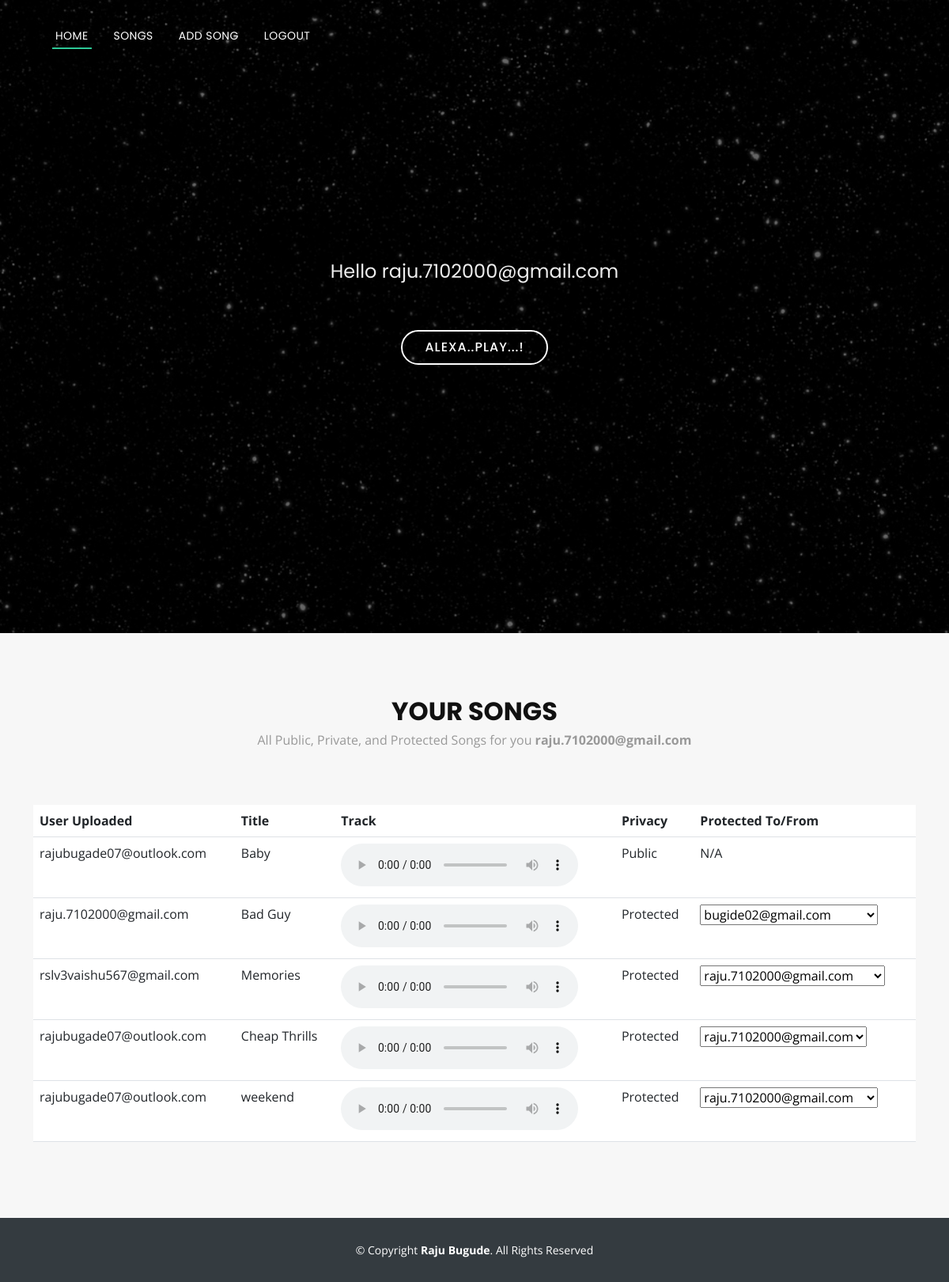
/songs/ (signed in), run on the app's committed database.
### music_app/models.py (models this page shows, shortened)
class Song(models.Model):
    PRIVACY_CHOICES = (
        ('public', 'Public'),
        ('private', 'Private'),
        ('protected', 'Protected'),
    )
    user = models.ForeignKey(User, on_delete=models.CASCADE)
    title = models.CharField(max_length=100)
    artist = models.CharField(max_length=100)
    audio_file = models.FileField(upload_to='songs/')
    privacy = models.CharField(max_length=10, choices=PRIVACY_CHOICES)
    allowed_users = models.ManyToManyField(User, related_name='allowed_songs')

### music_app/views.py (the view)
# urls.py: path('songs/', views.songs, name='songs'),
def songs(request):
    if request.user.is_authenticated:
        songs_data = Song.objects.filter(
            Q(user=request.user) | Q(privacy='public') | Q(privacy='protected', allowed_users=request.user)
        ).distinct()  # Add distinct() to remove duplicate songs
        allowed_emails = (
            Song.objects.filter(privacy='protected', allowed_users=request.user)
            .values_list('allowed_users__email', flat=True)
            .distinct()
        )
    else:
        songs_data = Song.objects.filter(privacy='public')
        allowed_emails = []
    user = request.user
    context = {'songs_data': songs_data, 'user': user, 'allowed_emails': allowed_emails}
    return render(request, 'songs.html', context)

### templates/songs.html (shortened to what this page needs)
{% extends 'base.html' %}
{% block content %}
<h2>Hello {{ user.email }}</h2>
<a href="/songs/#portfolio" class="btn-get-started">Alexa..Play...!</a>
{% endblock content %}
{% block body %}
<section id="portfolio" class="portfolio">
  <div class="container" data-aos="fade-up">
    <div class="section-header">
      <h3 class="section-title">Your Songs</h3>
      <p class="section-description">
        All Public, Private, and Protected Songs for you
        <strong>{{ user.email }}</strong>
      </p>
    </div>
    <table class="table">
      <thead>
        <tr>
          <th>User Uploaded</th>
          <th>Title</th>
          <th>Track</th>
          <th>Privacy</th>
          <th>Protected To/From</th>
        </tr>
      </thead>
      <tbody>
        {% load custom_tags %}
        {% for song in songs_data %}
        <tr>
          <td>{{ song.user.email }}</td>
          <td>{{ song.title }}</td>
          <td>
            <audio controls>
              {% if song.audio_file %}
              <source src="{{ song.audio_file.url }}" type="audio/mpeg" />
              {% endif %} Your browser does not support the audio element.
            </audio>
          </td>
          <td>{{ song.get_privacy_display }}</td>
          <td>
            {% if song.privacy == 'protected' and song.allowed_users.all %}
              <select>
                {% for user in song.allowed_users.all %}
                  <option value="{{ user.email }}">{{ user.email }}</option>
                {% endfor %}
              </select>
            {% else %}
              N/A
            {% endif %}
          </td>
        </tr>
        {% endfor %}
      </tbody>
    </table>
  </div>
</section>
{% endblock body %}

### static/assets/css/style.css (style rules this page uses)
body { background: #fff; color: #666666; font-family: "Open Sans", sans-serif; }
a { color: #2dc997; text-decoration: none; }
p { padding: 0; margin: 0 0 30px 0; }
h1, h2, h3, h4, h5, h6 { font-family: "Poppins", sans-serif; font-weight: 400; margin: 0 0 20px 0; padding: 0; }
#hero h2 { color: #eee; margin-bottom: 50px; font-size: 24px; }
#hero .btn-get-started { font-family: "Poppins", sans-serif; text-transform: uppercase; font-weight: 500; font-size: 16px; letter-spacing: 1px; display: inline-block; padding: 8px 28px; border-radius: 50px; transition: 0.5s; margin: 10px; border: 2px solid #fff; color: #fff; }
section { overflow: hidden; }
.section-header .section-title { font-size: 32px; color: #111; text-transform: uppercase; text-align: center; font-weight: 700; margin-bottom: 5px; }
.section-header .section-description { text-align: center; padding-bottom: 40px; color: #999; }
#portfolio { background: #f7f7f7; padding: 80px 0; }

### data on the page
Song: user.email "rajubugade07@outlook.com", title "Baby", privacy "Public", shows "N/A"
Song: user.email "raju.7102000@gmail.com", title "Bad Guy", privacy "Protected"
Song: user.email "rslv3vaishu567@gmail.com", title "Memories", privacy "Protected"
Song: user.email "rajubugade07@outlook.com", title "Cheap Thrills", privacy "Protected"
Song: user.email "rajubugade07@outlook.com", title "weekend", privacy "Protected"

### other printed values
{{ user.email }} "raju.7102000@gmail.com"
form field value "bugide02@gmail.com"
form field value "raju.7102000@gmail.com"
